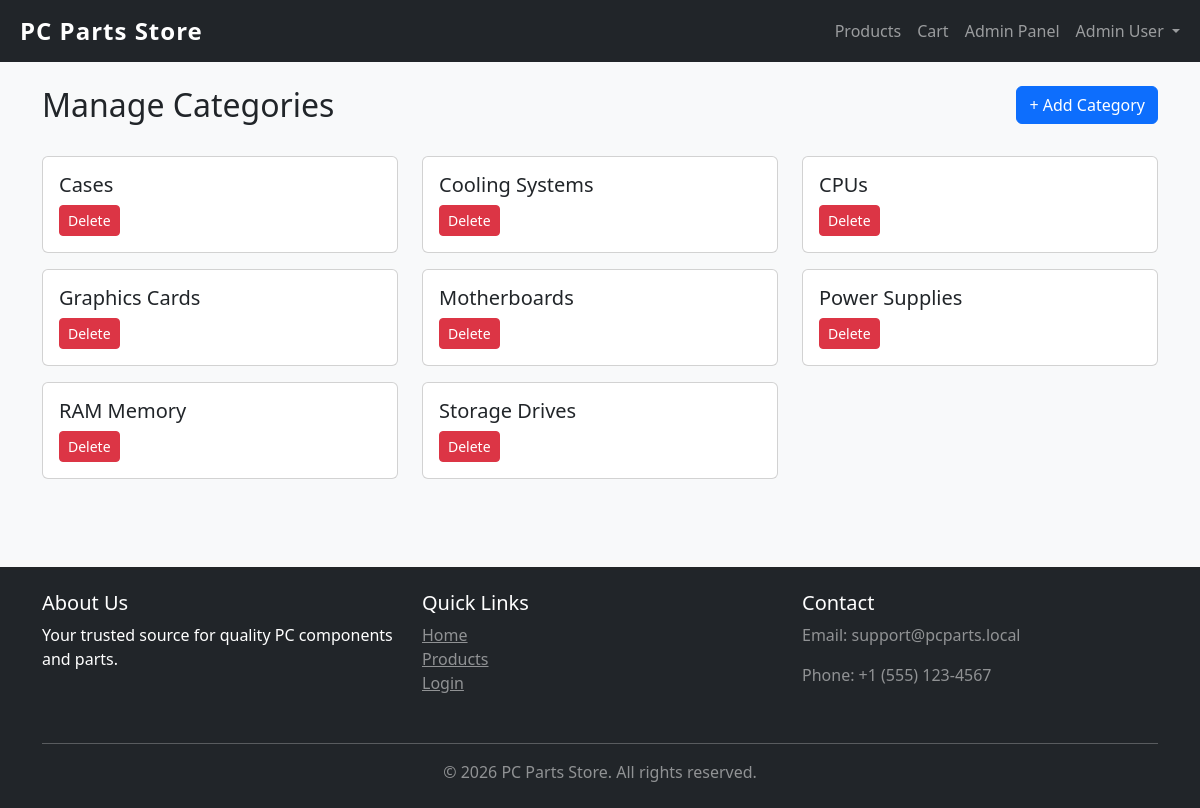
Screenshot of /admin/categories.php (signed in) with the database file from the repository.
### tables this page shows
CREATE TABLE categories (
    category_id INT AUTO_INCREMENT PRIMARY KEY,
    category_name VARCHAR(100) NOT NULL UNIQUE
);

### config/db.php (called while the page is built, shortened)
<?php
function fetchAll($result) {
    $data = [];
    while ($row = $result->fetch_assoc()) {
        $data[] = $row;
    }
    return $data;
}
?>

### admin/categories.php (the view, shortened to what this page needs)
<?php
require_once '../../config/db.php';
include '../../includes/header.php';
$categories = fetchAll($conn->query("SELECT * FROM categories ORDER BY category_name"));
?>
<div class="row mb-4">
    <div class="col-6">
        <h2>Manage Categories</h2>
    </div>
    <div class="col-6 text-end">
        <button class="btn btn-primary" data-bs-toggle="modal" data-bs-target="#addCategoryModal">
            + Add Category
        </button>
    </div>
</div>
<div class="row">
    <?php foreach ($categories as $category): ?>
        <div class="col-md-4 mb-3">
            <div class="card">
                <div class="card-body">
                    <h5 class="card-title"><?php echo htmlspecialchars($category['category_name']); ?></h5>
                    <form method="POST" style="display: inline;">
                        <button type="submit" class="btn btn-sm btn-danger" onclick="return confirm('Delete this category?')">Delete</button>
                    </form>
                </div>
            </div>
        </div>
    <?php endforeach; ?>
</div>
<?php include '../../includes/footer.php'; ?>

### assets/css/style.css (style rules this page uses)
:root { --primary-color: #0d6efd; --dark-color: #212529; --light-color: #f8f9fa; }
body { font-family: 'Segoe UI', Tahoma, Geneva, Verdana, sans-serif; background-color: var(--light-color); }
.btn-primary { background-color: var(--primary-color); border-color: var(--primary-color); }

### rows the page displays
categories: category_name "Cases"
categories: category_name "Cooling Systems"
categories: category_name "CPUs"
categories: category_name "Graphics Cards"
categories: category_name "Motherboards"
categories: category_name "Power Supplies"
categories: category_name "RAM Memory"
categories: category_name "Storage Drives"

### other values shown
$user['full_name'] "Admin User"
